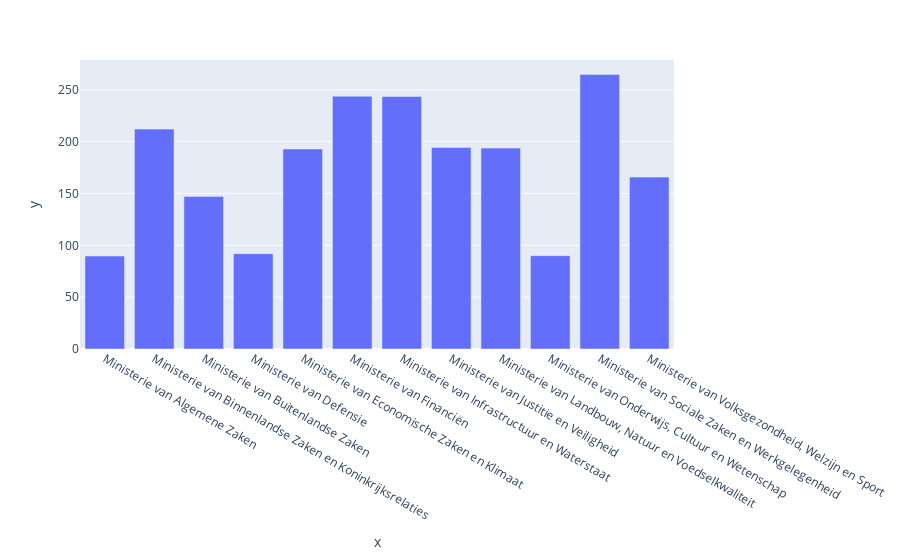

Source (notebook cell):
### Code cell
df2 = df_dates.copy()
df2 = df2.groupby(['verantwoordelijke'])['dagen'].mean().reset_index(name='dagen')

display(df2)

fig = px.bar(x=df2.verantwoordelijke, y=df2.dagen)
fig.show()

### Figure 1 — Plotly figure (JSON) as saved in the notebook; plotly's stock layout.template omitted (floating-point values rounded to 4 significant figures)
{"data": [{"alignmentgroup": "True", "hovertemplate": "x=%{x}<br>y=%{y}<extra></extra>", "legendgroup": "", "marker": {"color": "#636efa", "pattern": {"shape": ""}}, "name": "", "offsetgroup": "", "orientation": "v", "showlegend": false, "textposition": "auto", "type": "bar", "x": ["Ministerie van Algemene Zaken", "Ministerie van Binnenlandse Zaken en Koninkrijksrelaties", "Ministerie van Buitenlandse Zaken", "Ministerie van Defensie", "Ministerie van Economische Zaken en Klimaat", "Ministerie van Financiën", "Ministerie van Infrastructuur en Waterstaat", "Ministerie van Justitie en Veiligheid", "Ministerie van Landbouw, Natuur en Voedselkwaliteit", "Ministerie van Onderwijs, Cultuur en Wetenschap", "Ministerie van Sociale Zaken en Werkgelegenheid", "Ministerie van Volksgezondheid, Welzijn en Sport"], "xaxis": "x", "y": [89.67, 212.1, 147.2, 91.94, 192.9, 243.7, 243.5, 194.4, 193.8, 90, 264.8, 165.8], "yaxis": "y"}], "layout": {"barmode": "relative", "legend": {"tracegroupgap": 0}, "margin": {"t": 60}, "xaxis": {"anchor": "y", "domain": [0, 1], "title": {"text": "x"}}, "yaxis": {"anchor": "x", "domain": [0, 1], "title": {"text": "y"}}}}
